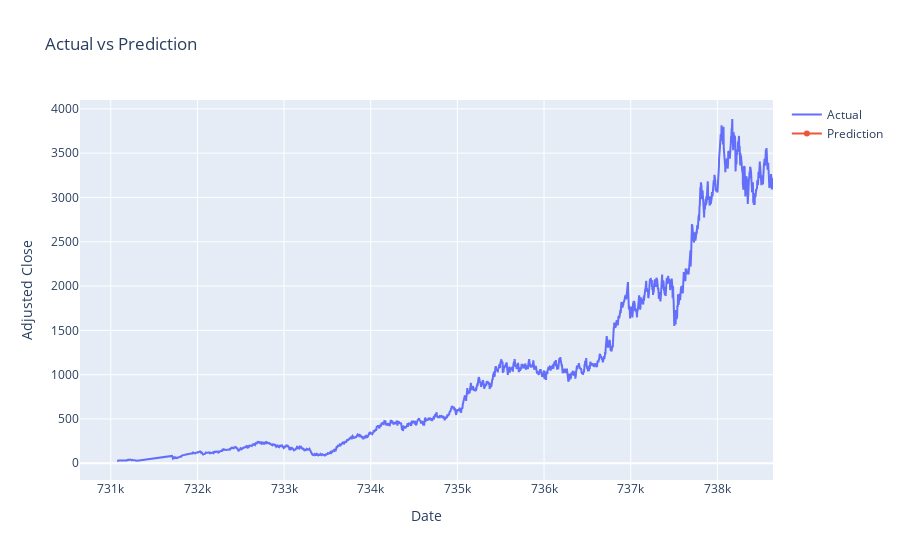

The cell this chart's notebook holds for it:
### Code cell
# Plot the prediction and actual values
import plotly.graph_objects as go

fig = go.Figure()
fig.add_trace(go.Scatter(x=df["Date"], y=df["Adjusted Close"], name="Actual"))
fig.add_trace(go.Scatter(x=X_test["Date"], y=y_pred, name="Prediction"))
fig.update_layout(title="Actual vs Prediction", xaxis_title="Date", yaxis_title="Adjusted Close")
fig.show()

### Figure 1 — Plotly figure (JSON) as saved in the notebook; plotly's stock layout.template omitted (floating-point values rounded to 4 significant figures; data arrays with more than 128 entries replaced by an {"elided": "..."} marker saying what was removed)
{"data": [{"name": "Actual", "type": "scatter", "x": {"elided": "4836 int values"}, "y": {"elided": "4836 float values"}}, {"name": "Prediction", "type": "scatter", "x": {"elided": "968 int values"}, "y": {"elided": "968x1 float values"}}], "layout": {"title": {"text": "Actual vs Prediction"}, "xaxis": {"title": {"text": "Date"}}, "yaxis": {"title": {"text": "Adjusted Close"}}}}
